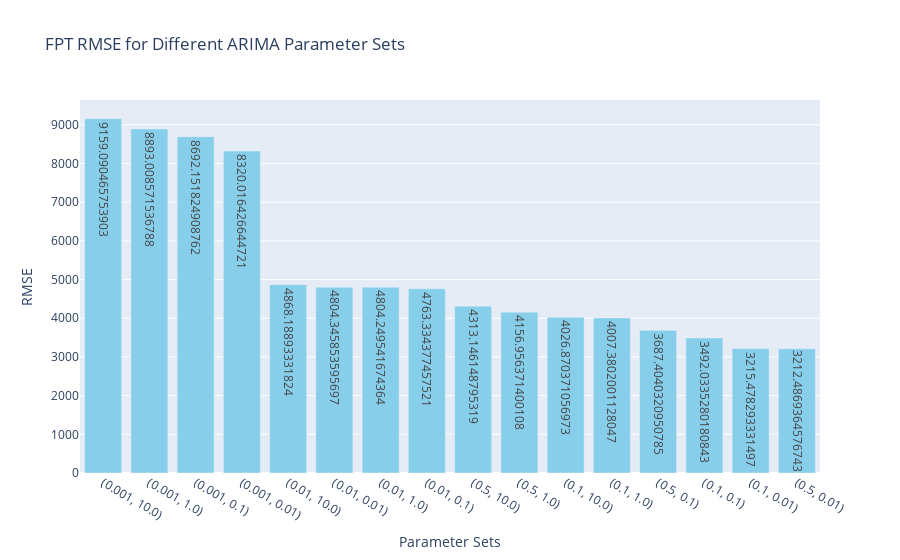

The cell this chart's notebook holds for it:
### Code cell
# Create a bar plot using plotly.graph_objects
fig = go.Figure()

fig.add_trace(go.Bar(
    # not conver have wire error 
    x=tuning_results['params'].astype(str),
    y=tuning_results['rmse'],
    text=tuning_results['rmse'],
    hoverinfo='text',
    marker=dict(color='skyblue'),
))

# Customize the layout if needed
fig.update_layout(
    title=f'{stock_target} RMSE for Different ARIMA Parameter Sets',
    xaxis=dict(title='Parameter Sets', type='category'),
    yaxis=dict(title='RMSE'),
)

# Show the plot
fig.show()

### Figure 1 — Plotly figure (JSON) as saved in the notebook; plotly's stock layout.template omitted (floating-point values rounded to 4 significant figures)
{"data": [{"hoverinfo": "text", "marker": {"color": "skyblue"}, "text": [9159.0, 8893.0, 8692.0, 8320.0, 4868.0, 4804.0, 4804.0, 4763.0, 4313.0, 4157.0, 4027.0, 4007.0, 3687.0, 3492.0, 3215.0, 3212.0], "type": "bar", "x": ["(0.001, 10.0)", "(0.001, 1.0)", "(0.001, 0.1)", "(0.001, 0.01)", "(0.01, 10.0)", "(0.01, 0.01)", "(0.01, 1.0)", "(0.01, 0.1)", "(0.5, 10.0)", "(0.5, 1.0)", "(0.1, 10.0)", "(0.1, 1.0)", "(0.5, 0.1)", "(0.1, 0.1)", "(0.1, 0.01)", "(0.5, 0.01)"], "y": [9159.0, 8893.0, 8692.0, 8320.0, 4868.0, 4804.0, 4804.0, 4763.0, 4313.0, 4157.0, 4027.0, 4007.0, 3687.0, 3492.0, 3215.0, 3212.0]}], "layout": {"title": {"text": "FPT RMSE for Different ARIMA Parameter Sets"}, "xaxis": {"title": {"text": "Parameter Sets"}, "type": "category"}, "yaxis": {"title": {"text": "RMSE"}}}}
